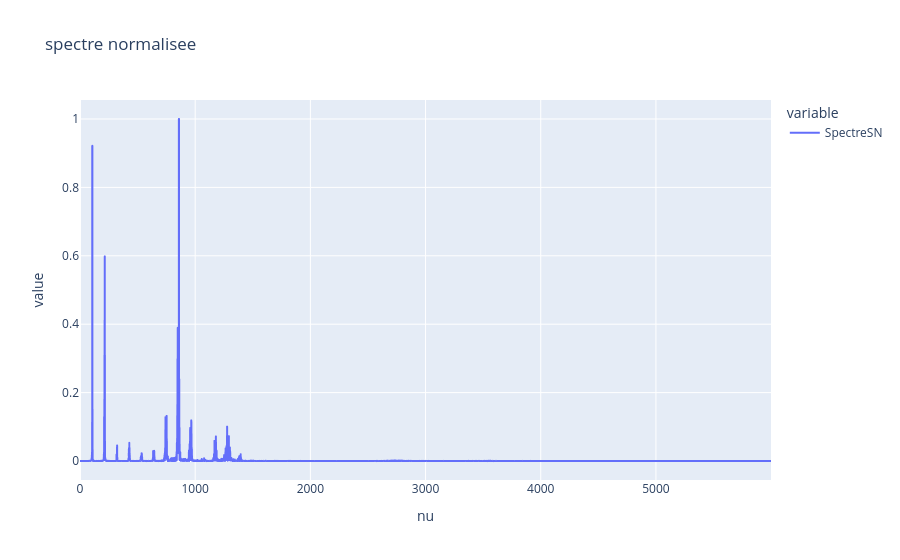
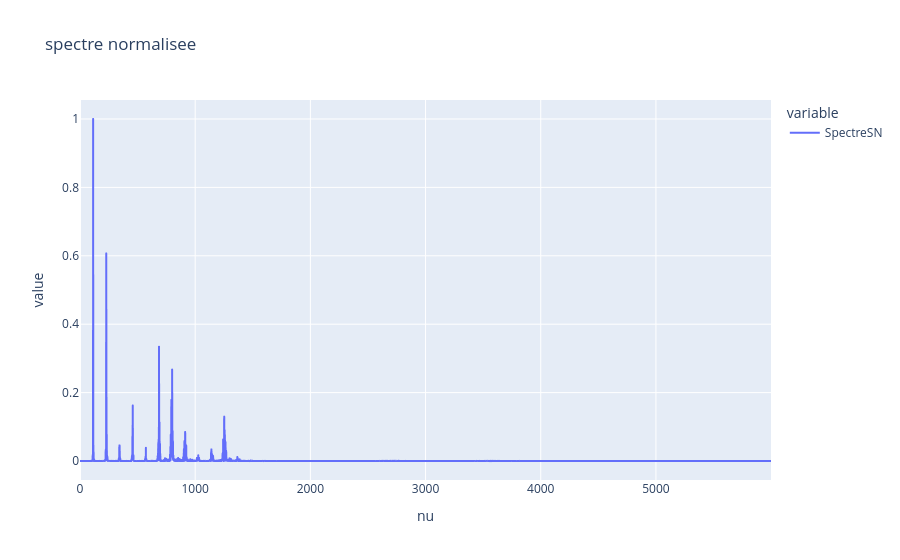
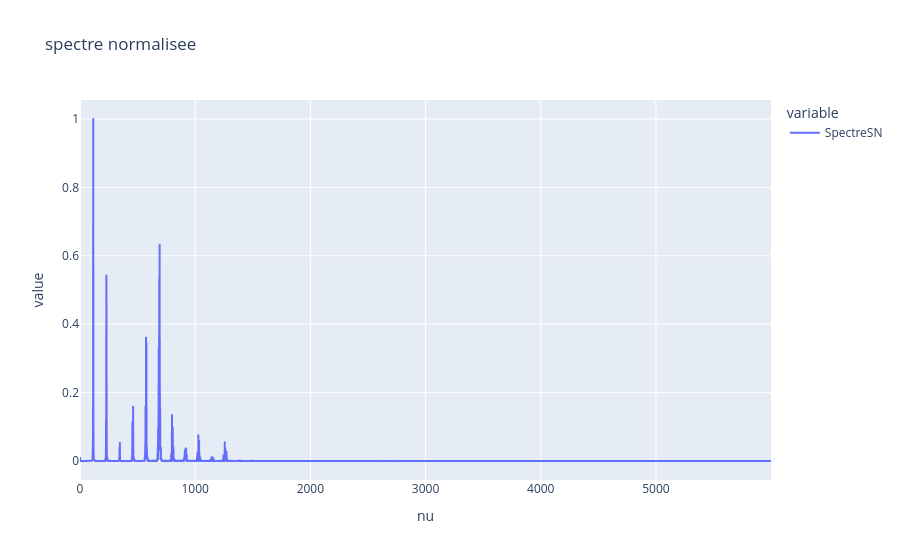
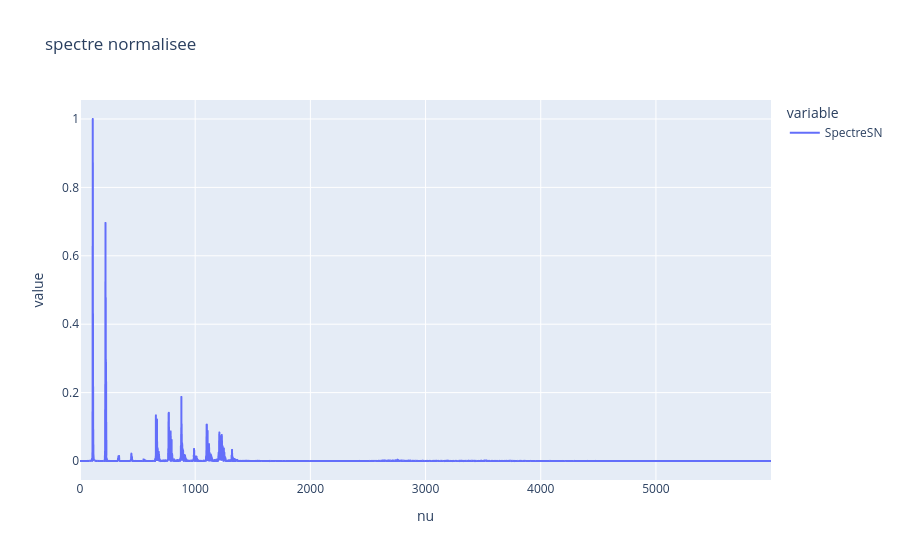

These figures' notebook cell, in order:
### Markdown cell above
MOYENNE AMPLITUDE LETTRE A

### Code cell
L = ['a_1.npz','apprentissage/a_2.npz','apprentissage/a_3.npz','apprentissage/a_4.npz','apprentissage/a_5.npz']

def moyenneliste(m, h):
    toutes_les_amplitudes = []  #

    for fichier in m:
        
        signal_dict = np.load(fichier)
        s = signal_dict['s']
        t = signal_dict['t']

        
        nu, S = san.trans_fourier(s, t)
        spectreS = (np.abs(S))**2
        SpectreSN = spectreS / np.max(spectreS)
        spectrelogS = np.log10(spectreS) / np.max(np.log10(spectreS))
        df=pd.DataFrame({"nu":nu, "SpectreSN":SpectreSN})
        fig2= px.line(df, x="nu", y=["SpectreSN"], title="spectre normalisee")
        fig2.show()
        
        f0 = san.detect_fondamentale(SpectreSN, nu)
        liste_freq = [k * f0 for k in range(1, h + 1)]
        
        freq, amp = san.detect_pics(spectrelogS, liste_freq, nu)
        
        
        toutes_les_amplitudes.append(amp)
        print(f"\nAmplitudes pour {fichier} :", amp)

    
    moyenne_harmoniques = np.mean(toutes_les_amplitudes, axis=0)
    
    return moyenne_harmoniques


moyenneA = moyenneliste(L,h )
print("\nMoyenne des amplitudes par harmonique :", moyenneA)
A=0
for i in range(len(moyenneA)):
    A+=moyenneA[i]
Afinal=A/len(moyenneA)
print("\nMoyenne de A :", Afinal)

### Figure 1 — Plotly figure (JSON) as saved in the notebook; plotly's stock layout.template omitted (floating-point values rounded to 4 significant figures; data arrays with more than 128 entries replaced by an {"elided": "..."} marker saying what was removed)
{"data": [{"hovertemplate": "variable=SpectreSN<br>nu=%{x}<br>value=%{y}<extra></extra>", "legendgroup": "SpectreSN", "line": {"color": "#636efa", "dash": "solid"}, "marker": {"symbol": "circle"}, "mode": "lines", "name": "SpectreSN", "showlegend": true, "type": "scattergl", "x": {"elided": "6000 float values"}, "xaxis": "x", "y": {"elided": "6000 float values"}, "yaxis": "y"}], "layout": {"legend": {"title": {"text": "variable"}, "tracegroupgap": 0}, "title": {"text": "spectre normalisee"}, "xaxis": {"anchor": "y", "domain": [0, 1], "title": {"text": "nu"}}, "yaxis": {"anchor": "x", "domain": [0, 1], "title": {"text": "value"}}}}

### Figure 2 — Plotly figure (JSON) as saved in the notebook; plotly's stock layout.template omitted (floating-point values rounded to 4 significant figures; data arrays with more than 128 entries replaced by an {"elided": "..."} marker saying what was removed)
{"data": [{"hovertemplate": "variable=SpectreSN<br>nu=%{x}<br>value=%{y}<extra></extra>", "legendgroup": "SpectreSN", "line": {"color": "#636efa", "dash": "solid"}, "marker": {"symbol": "circle"}, "mode": "lines", "name": "SpectreSN", "showlegend": true, "type": "scattergl", "x": {"elided": "6000 float values"}, "xaxis": "x", "y": {"elided": "6000 float values"}, "yaxis": "y"}], "layout": {"legend": {"title": {"text": "variable"}, "tracegroupgap": 0}, "title": {"text": "spectre normalisee"}, "xaxis": {"anchor": "y", "domain": [0, 1], "title": {"text": "nu"}}, "yaxis": {"anchor": "x", "domain": [0, 1], "title": {"text": "value"}}}}

### Figure 3 — Plotly figure (JSON) as saved in the notebook; plotly's stock layout.template omitted (floating-point values rounded to 4 significant figures; data arrays with more than 128 entries replaced by an {"elided": "..."} marker saying what was removed)
{"data": [{"hovertemplate": "variable=SpectreSN<br>nu=%{x}<br>value=%{y}<extra></extra>", "legendgroup": "SpectreSN", "line": {"color": "#636efa", "dash": "solid"}, "marker": {"symbol": "circle"}, "mode": "lines", "name": "SpectreSN", "showlegend": true, "type": "scattergl", "x": {"elided": "6000 float values"}, "xaxis": "x", "y": {"elided": "6000 float values"}, "yaxis": "y"}], "layout": {"legend": {"title": {"text": "variable"}, "tracegroupgap": 0}, "title": {"text": "spectre normalisee"}, "xaxis": {"anchor": "y", "domain": [0, 1], "title": {"text": "nu"}}, "yaxis": {"anchor": "x", "domain": [0, 1], "title": {"text": "value"}}}}

### Figure 4 — Plotly figure (JSON) as saved in the notebook; plotly's stock layout.template omitted (floating-point values rounded to 4 significant figures; data arrays with more than 128 entries replaced by an {"elided": "..."} marker saying what was removed)
{"data": [{"hovertemplate": "variable=SpectreSN<br>nu=%{x}<br>value=%{y}<extra></extra>", "legendgroup": "SpectreSN", "line": {"color": "#636efa", "dash": "solid"}, "marker": {"symbol": "circle"}, "mode": "lines", "name": "SpectreSN", "showlegend": true, "type": "scattergl", "x": {"elided": "6000 float values"}, "xaxis": "x", "y": {"elided": "6000 float values"}, "yaxis": "y"}], "layout": {"legend": {"title": {"text": "variable"}, "tracegroupgap": 0}, "title": {"text": "spectre normalisee"}, "xaxis": {"anchor": "y", "domain": [0, 1], "title": {"text": "nu"}}, "yaxis": {"anchor": "x", "domain": [0, 1], "title": {"text": "value"}}}}
